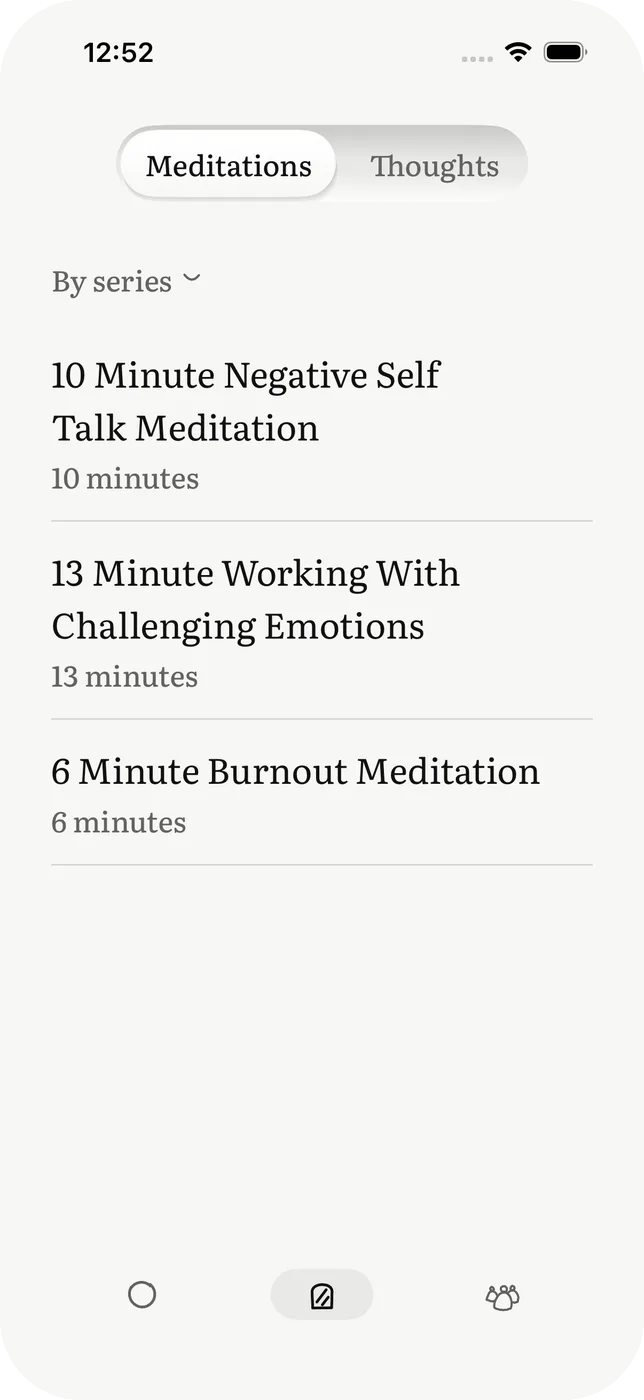
#> input picture understory/meditations.webp, 644 x 1400 px, given in place of ax-sit.png, which was not available
$ python understory-banner.py
#> lines starting #> are read from the running program, lines starting #| are printed output that depends on the picture; after the words box and inside, x2 and y2 are one past the last pixel; in counts of white or black regions, pixels touching at a corner belong together
#!/usr/bin/env python3
"""Builds public/understory/ from the iPhone simulator captures in ../iSeedling/screenshots-check:
three phone screens with rounded corners for the lightbox, and a 1600x540 banner of their top
halves side by side for the project card. Needs Pillow. Run after refreshing the captures."""
from pathlib import Path
from PIL import Image, ImageDraw

SRC = Path(__file__).resolve().parent.parent.parent / 'iSeedling' / 'screenshots-check'
OUT = Path(__file__).resolve().parent.parent / 'public' / 'understory'
SCREENS = {'sit': 'ax-sit.png', 'meditations': 'pro17-reflection.png', 'together': 'ax-together.png'}
PAPER, INK = '#F7F7F5', '#111111'  # the app's own palette, branding-kit/tokens/seedling.json


def rounded(img, radius):
    mask = Image.new('L', img.size, 0)
    ImageDraw.Draw(mask).rounded_rectangle((0, 0, img.width - 1, img.height - 1), radius, fill=255)
    out = img.convert('RGBA')
    out.putalpha(mask)
    return out


OUT.mkdir(exist_ok=True)
shots = {}
for name, file in SCREENS.items():
    img = Image.open(SRC / file).convert('RGB')
    shots[name] = img
    h = 1400
    w = round(img.width * h / img.height)
#> w = 644
    rounded(img.resize((w, h), Image.LANCZOS), round(150 * h / img.height)).save(OUT / f'{name}.webp', quality=82)
#> in rounded, `mask = Image.new('L', img.size, 0)`: mask: PIL image 644x1400 L; every value is 0
#> in rounded, `ImageDraw.Draw(mask).rounded_rectangle((0, 0, img.width - 1, img.heigh..`:
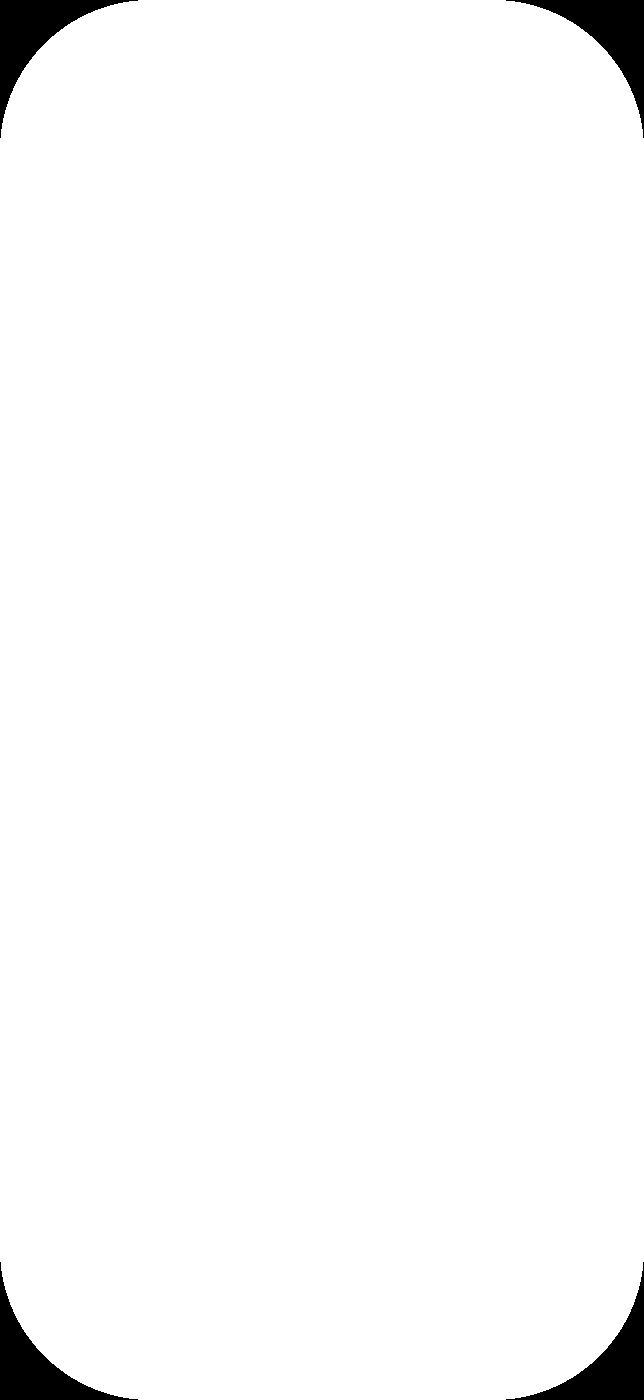
#> mask: PIL image 644x1400 L; 97.8% white; 4 black regions, box (x1, y1, x2, y2) and area: (0, 0, 138, 138) 4868, (506, 0, 644, 138) 4868, (0, 1262, 138, 1400) 4868, (506, 1262, 644, 1400) 4868

# Banner: the phones run off the bottom edge on purpose, so the card shows their top halves.
W, H, PW, GAP, TOP, BEZEL, R = 1600, 540, 400, 80, 40, 8, 50
banner = Image.new('RGB', (W, H), PAPER)
x = (W - 3 * PW - 2 * GAP) // 2
for name in SCREENS:
    img = shots[name]
    ph = round(img.height * PW / img.width)
    phone = rounded(img.resize((PW, ph), Image.LANCZOS), R)
    bezel = Image.new('RGBA', (PW + 2 * BEZEL, ph + 2 * BEZEL), (0, 0, 0, 0))
    ImageDraw.Draw(bezel).rounded_rectangle((0, 0, bezel.width - 1, bezel.height - 1), R + BEZEL, fill=INK)
    bezel.alpha_composite(phone, (BEZEL, BEZEL))
    banner.paste(bezel, (x - BEZEL, TOP - BEZEL), bezel)
    x += PW + GAP
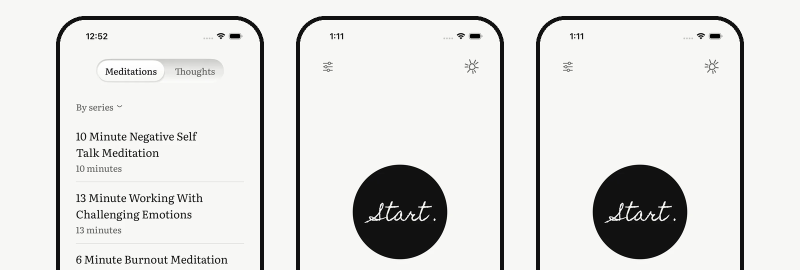
#> banner: PIL image 1600x540 RGB (shown at 1/2 size); mean R, G, B 221.4, 221.4, 219.6
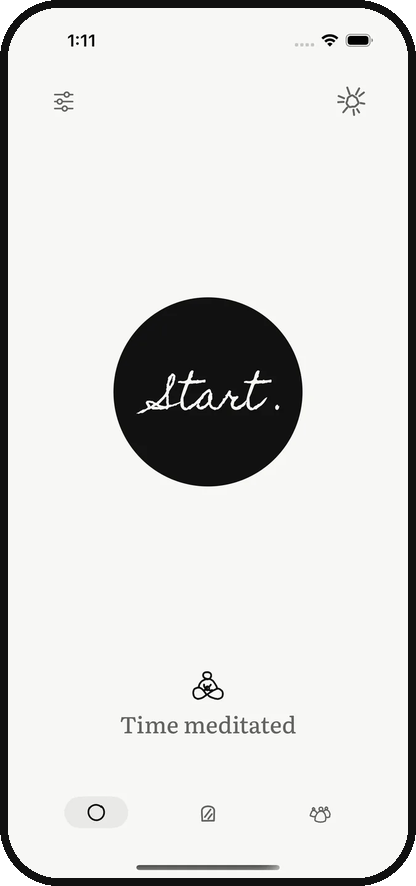
#> bezel: PIL image 416x886 RGBA; mean R, G, B, A 214.4, 214.4, 212.7, 253; transparent parts drawn white
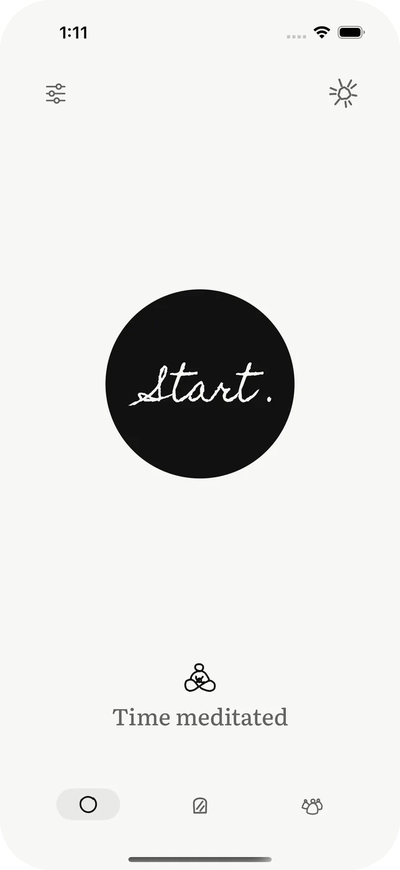
#> phone: PIL image 400x870 RGBA; mean R, G, B, A 227.6, 227.6, 225.7, 253.4; transparent parts drawn white
#> after the loop, x = 1560
banner.save(OUT / 'banner.webp', quality=85)
print('wrote', *sorted(p.name for p in OUT.iterdir()))
